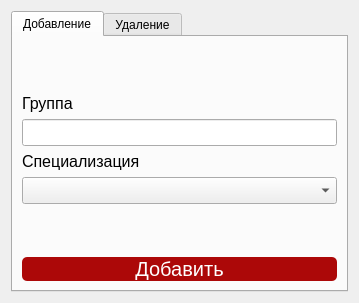
<?xml version="1.0" encoding="UTF-8"?>
<ui version="4.0">
 <class>GroupWindow</class>
 <widget class="QWidget" name="GroupWindow">
  <property name="geometry">
   <rect>
    <x>0</x>
    <y>0</y>
    <width>359</width>
    <height>303</height>
   </rect>
  </property>
  <property name="minimumSize">
   <size>
    <width>359</width>
    <height>303</height>
   </size>
  </property>
  <property name="maximumSize">
   <size>
    <width>359</width>
    <height>303</height>
   </size>
  </property>
  <property name="windowTitle">
   <string>Form</string>
  </property>
  <layout class="QVBoxLayout" name="verticalLayout_3">
   <item>
    <widget class="QTabWidget" name="tabWidget">
     <property name="currentIndex">
      <number>0</number>
     </property>
     <widget class="QWidget" name="tab">
      <attribute name="title">
       <string>Добавление</string>
      </attribute>
      <layout class="QVBoxLayout" name="verticalLayout_4">
       <item>
        <layout class="QVBoxLayout" name="verticalLayout">
         <item>
          <spacer name="verticalSpacer_3">
           <property name="orientation">
            <enum>Qt::Vertical</enum>
           </property>
           <property name="sizeType">
            <enum>QSizePolicy::MinimumExpanding</enum>
           </property>
           <property name="sizeHint" stdset="0">
            <size>
             <width>20</width>
             <height>40</height>
            </size>
           </property>
          </spacer>
         </item>
         <item>
          <widget class="QLabel" name="label_2">
           <property name="font">
            <font>
             <pointsize>12</pointsize>
            </font>
           </property>
           <property name="text">
            <string>Группа</string>
           </property>
          </widget>
         </item>
         <item>
          <widget class="QLineEdit" name="GroupEdit">
           <property name="font">
            <font>
             <pointsize>12</pointsize>
            </font>
           </property>
          </widget>
         </item>
         <item>
          <widget class="QLabel" name="label">
           <property name="font">
            <font>
             <pointsize>12</pointsize>
            </font>
           </property>
           <property name="text">
            <string>Специализация</string>
           </property>
          </widget>
         </item>
         <item>
          <widget class="QComboBox" name="SpecializaciaBox">
           <property name="font">
            <font>
             <pointsize>12</pointsize>
            </font>
           </property>
          </widget>
         </item>
         <item>
          <spacer name="verticalSpacer">
           <property name="orientation">
            <enum>Qt::Vertical</enum>
           </property>
           <property name="sizeHint" stdset="0">
            <size>
             <width>20</width>
             <height>40</height>
            </size>
           </property>
          </spacer>
         </item>
         <item>
          <widget class="QPushButton" name="DButton">
           <property name="styleSheet">
            <string notr="true">QPushButton {
font: 500 20pt &quot;Montserrat Medium&quot;;
    background-color: #AC0808; 
    color: white; 
    border: none;
    font-size: 20px;
    border-radius: 5px; 
}
QPushButton:hover {
    background-color: #C61010;
}
QPushButton:pressed {
    background-color: #9C0707; 
}</string>
           </property>
           <property name="text">
            <string>Добавить</string>
           </property>
          </widget>
         </item>
        </layout>
       </item>
      </layout>
     </widget>
     <widget class="QWidget" name="tab_2">
      <attribute name="title">
       <string>Удаление</string>
      </attribute>
      <layout class="QVBoxLayout" name="verticalLayout_5">
       <item>
        <layout class="QVBoxLayout" name="verticalLayout_2">
         <item>
          <spacer name="verticalSpacer_4">
           <property name="orientation">
            <enum>Qt::Vertical</enum>
           </property>
           <property name="sizeHint" stdset="0">
            <size>
             <width>20</width>
             <height>40</height>
            </size>
           </property>
          </spacer>
         </item>
         <item>
          <widget class="QLabel" name="label_3">
           <property name="font">
            <font>
             <pointsize>12</pointsize>
            </font>
           </property>
           <property name="text">
            <string>Группа</string>
           </property>
          </widget>
         </item>
         <item>
          <widget class="QComboBox" name="GroupBox">
           <property name="font">
            <font>
             <pointsize>12</pointsize>
            </font>
           </property>
          </widget>
         </item>
         <item>
          <spacer name="verticalSpacer_2">
           <property name="orientation">
            <enum>Qt::Vertical</enum>
           </property>
           <property name="sizeHint" stdset="0">
            <size>
             <width>20</width>
             <height>40</height>
            </size>
           </property>
          </spacer>
         </item>
         <item>
          <widget class="QPushButton" name="DeleteButton">
           <property name="styleSheet">
            <string notr="true">QPushButton {
font: 500 20pt &quot;Montserrat Medium&quot;;
    background-color: #AC0808; 
    color: white; 
    border: none;
    font-size: 20px;
    border-radius: 5px; 
}
QPushButton:hover {
    background-color: #C61010;
}
QPushButton:pressed {
    background-color: #9C0707; 
}</string>
           </property>
           <property name="text">
            <string>Удалить</string>
           </property>
          </widget>
         </item>
        </layout>
       </item>
      </layout>
     </widget>
    </widget>
   </item>
  </layout>
 </widget>
 <tabstops>
  <tabstop>tabWidget</tabstop>
  <tabstop>SpecializaciaBox</tabstop>
  <tabstop>DButton</tabstop>
  <tabstop>DeleteButton</tabstop>
  <tabstop>GroupBox</tabstop>
  <tabstop>GroupEdit</tabstop>
 </tabstops>
 <resources/>
 <connections/>
</ui>
